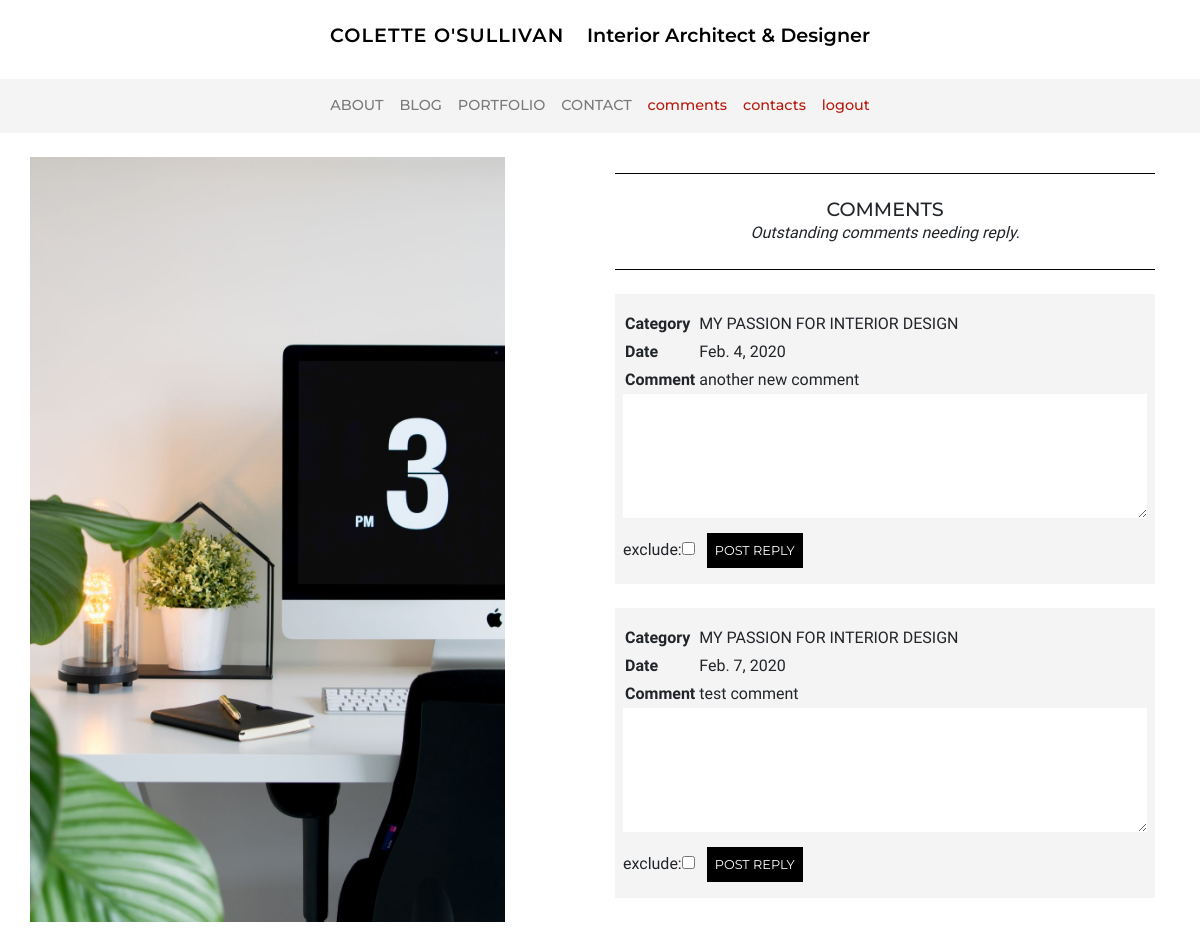
/blog/comments/ (signed in), run on the app's committed database.
### blog/models.py (models this page shows, shortened)
class Comment(models.Model):
    blog = models.ForeignKey('Blog', on_delete=models.CASCADE, related_name='comments')
    date = models.DateField(default=timezone.now)
    content = models.TextField() # don't want this to blank ever
    reply = models.TextField(blank=True)
    exclude = models.BooleanField(default=False)

class Blog(models.Model):
    category = models.ForeignKey('Category', on_delete=models.CASCADE, related_name='blogs') # no null !!!
    title = models.CharField(max_length=50) # char blank - no blank
    date = models.DateField(default=timezone.now) # auto
    image = models.ImageField(default='blog_default.jpg', upload_to='blog_images') # image blank
    content = models.TextField(blank=True) # text blank
    order = models.IntegerField(null=True, blank=True) # null ok - should not be required in form!!!
    home = models.BooleanField(default=False)
    exclude = models.BooleanField(default=False) # yes no
    like = models.IntegerField(default=0)

### blog/views.py (the view)
# urls.py: path('comments/', views.comments, name='comments'), #why do I have 2 with same name???
@login_required
def comments(request, pk=None):
    comments = Comment.objects.filter(exclude=False, reply='').order_by('id') #order by oldest without reply
    form = ReplyForm()
    if pk:
        comment = Comment.objects.get(pk=pk)
    if request.method == 'POST':
        form = ReplyForm(request.POST, instance=comment) # POST the form data
        if form.is_valid():
            form.save()
            messages.success(request, f'Reply posted')
            return redirect('comments')
    context = {'title': 'Comments', 'comments': comments, 'form': form}
    return render(request, 'blog/comments.html', context)

### blog/forms.py
class ReplyForm(forms.ModelForm):
    class Meta:
        model = Comment
        fields = ['reply', 'exclude']
        labels = {'reply': _(''), 'exclude': _('exclude'),}
        widgets = {'reply': Textarea(attrs={'rows':5, 'class': 'textarea-style'}),}

### blog/templates/blog/comments.html (shortened to what this page needs)
{% extends 'base.html' %}
{% block content %}
{% include 'include.html' with tagline='Outstanding comments needing reply.' %}
{% for comment in comments %}
<div class="bg-color--stone mb-4 p-2">
    <table class="mt-2">
        <tr>
            <td><strong>Category</strong></td>
            <td>{{ comment.blog.title }}</td>
        </tr>
        <tr>
            <td><strong>Date</strong></td>
            <td>{{ comment.date }}</td>
        </tr>
        <tr>
            <td><strong>Comment</strong></td>
            <td>{{ comment.content}}</td>
        </tr>
    </table>
    <form method="POST" action="{% url 'comments' comment.pk %}">
        {{ form }}
        <button type="submit">POST REPLY</button>
    </form>
</div>
{% endfor %}
</div>
</section>
{% endblock %}

### static/css/main.css (style rules this page uses)
body { font-family: 'Ibarra Real Nova', serif; }
td, th { padding: 2px; vertical-align: top; }
.bg-color--stone { background-color: rgba(244, 244, 244, .95); }
.textarea-style { width: 100%; border: 0; }
button, .button-a { background-color: #000000; color: #ffffff; border: 0px; font-size: .8rem; text-transform: uppercase; font-family: 'Montserrat', sans-serif; padding: 8px; margin: 8px; }

### data on the page
Comment: blog "MY PASSION FOR INTERIOR DESIGN", date "Feb. 4, 2020", content "another new comment"
Comment: blog "MY PASSION FOR INTERIOR DESIGN", date "Feb. 7, 2020", content "test comment"

### other printed values
{{ title }} "COMMENTS"
{{ tagline }} "Outstanding comments needing reply."
